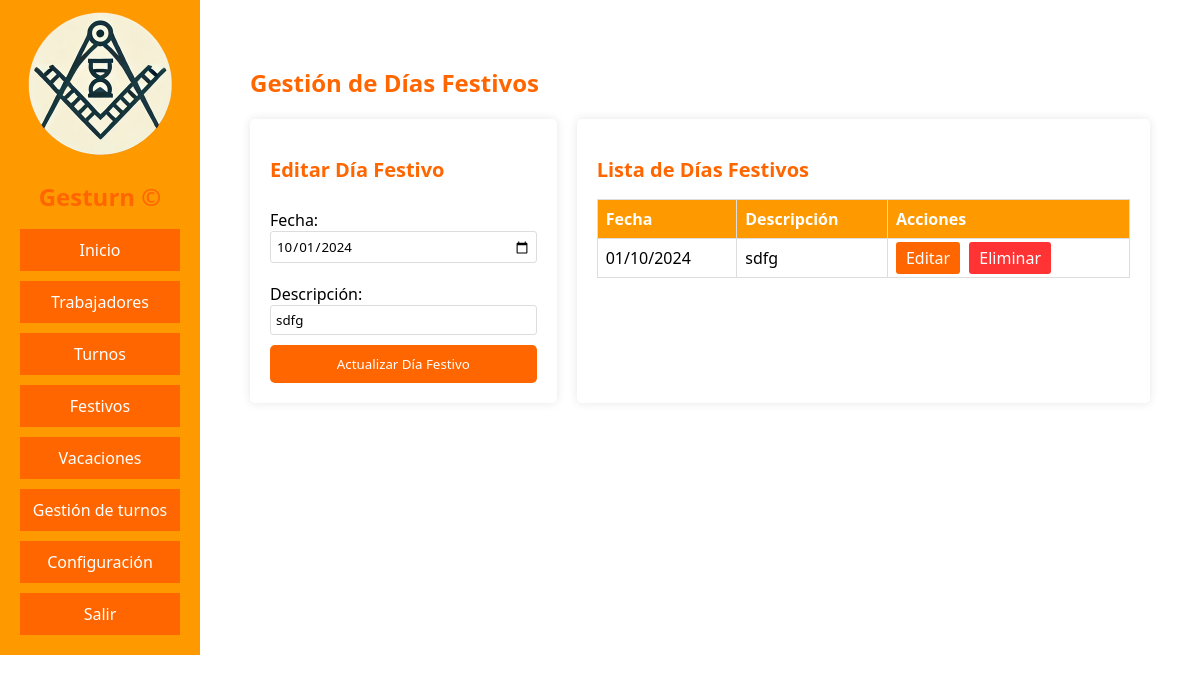
Screenshot of /festivos.php?accion=editar&id=3 (signed in) with the database file from the repository.
### tables this page shows
CREATE TABLE `festivos` (
  `id` int(11) NOT NULL,
  `fecha` date NOT NULL,
  `descripcion` varchar(100) DEFAULT NULL
);

### controllers/festivos.php (called while the page is built, shortened)
<?php
require_once('models/festivos.php');
$festivos = obtener_festivos();
$festivo_editar = null;
if (isset($_GET['accion'])) {
    switch ($_GET['accion']) {
        case 'editar':
            if (isset($_GET['id'])) {
                $festivo_editar = obtener_festivo($_GET['id']);
            }
            break;
    }
}
require_once('views/festivos.php');
?>

### festivos.php (called while the page is built, shortened)
<?php
require_once("includes/funciones.php");
require_once('controllers/festivos.php');
?>

### models/festivos.php (called while the page is built, shortened)
<?php
$host = 'localhost';
$dbname = 'gesturn';
$user = 'root';
$pass = '';
function conectar() {
    global $host, $user, $pass, $dbname;
    return new mysqli($host, $user, $pass, $dbname);
}
function obtener_festivos() {
    $conexion = conectar();
    $sql = "SELECT * FROM festivos ORDER BY fecha";
    $resultado = $conexion->query($sql);
    $festivos = [];
    while ($fila = $resultado->fetch_assoc()) {
        $festivos[] = $fila;
    }
    return $festivos;
}
function obtener_festivo($id) {
    $conexion = conectar();
    $sql = "SELECT * FROM festivos WHERE id = ?";
    $stmt = $conexion->prepare($sql);
    $stmt->bind_param("i", $id);
    $stmt->execute();
    $resultado = $stmt->get_result();
    $festivo = $resultado->fetch_assoc();
    return $festivo;
}
?>

### views/festivos.php (the view, shortened to what this page needs)
?><!DOCTYPE html>
<html lang="es">
<head>
    <link rel="stylesheet" href="css/estilos.css">
</head>
<body>
    <div id="web">
        <header>
            <img src="images/logo-gesturn.png" alt="Gesturn - Gestión de turnos de empresa">
            <h1>Gesturn &copy;</h1>
        </header>
        <main>
            <h1>Gestión de Días Festivos</h1>
            <div class="contenedor-festivos">
                <div class="formulario-festivo">
                    <h2><?php echo $festivo_editar ? 'Editar Día Festivo' : 'Agregar Nuevo Día Festivo'; ?></h2>
                    <form action="" method="POST">
                        <label for="fecha">Fecha:</label>
                        <input type="date" id="fecha" name="fecha" value="<?php echo $festivo_editar ? $festivo_editar['fecha'] : ''; ?>" required>
                        <label for="descripcion">Descripción:</label>
                        <input type="text" id="descripcion" name="descripcion" value="<?php echo $festivo_editar ? $festivo_editar['descripcion'] : ''; ?>" required>
                        <button type="submit"><?php echo $festivo_editar ? 'Actualizar' : 'Agregar'; ?> Día Festivo</button>
                    </form>
                </div>
                <div class="lista-festivos">
                    <h2>Lista de Días Festivos</h2>
                    <table>
                        <thead>
                            <tr>
                                <th>Fecha</th>
                                <th>Descripción</th>
                                <th>Acciones</th>
                            </tr>
                        </thead>
                        <tbody>
                            <?php foreach ($festivos as $festivo): ?>
                                <tr>
                                    <td><?php echo date('d/m/Y', strtotime($festivo['fecha'])); ?></td>
                                    <td><?php echo $festivo['descripcion']; ?></td>
                                    <td>
                                        <a href="?accion=editar&id=<?= $festivo['id']; ?>" class="boton-editar">Editar</a>
                                        <a href="?accion=eliminar&id=<?= $festivo['id']; ?>" class="boton-eliminar" onclick="return confirm('¿Estás seguro de que quieres eliminar este día festivo?');">Eliminar</a>
                                    </td>
                                </tr>
                            <?php endforeach; ?>
                        </tbody>
                    </table>
                </div>
            </div>
        </main>
    </div>
</body>
</html>

### css/estilos.css (style rules this page uses)
* { color: black; font-family: 'Segoe UI', Tahoma, Geneva, Verdana, sans-serif; box-sizing: border-box; }
body { margin: 0; padding: 0; }
h1, h2, h3, a { color: #ff6600; }
h1 { font-size: 24px; }
h2 { font-size: 20px; }
a { text-decoration: none; }
#contenedor, #web { width: 100%; height: 100%; margin: 0; padding: 0; display: flex; justify-content: center; }
#web { align-items: start; }
header { text-align: center; background-color: #ff9900; color: #fff; padding: 10px; flex: 2; }
header img { width: 150px; }
main { flex: 10; padding: 50px; }
input { border: 1px solid #ff9900; }
input[type="submit"], input[type="button"], button { background-color: #ff6600; color: white; border: none; padding: 10px 20px; cursor: pointer; border-radius: 5px; }
table { width: 100%; border-collapse: collapse; }
th, td { border: 1px solid #ddd; padding: 8px; text-align: left; }
th { background-color: #ff9900; color: white; }
.boton-editar, .boton-eliminar { padding: 5px 10px; border-radius: 3px; text-decoration: none; color: white; margin-right: 5px; cursor: pointer; }
.boton-editar { background-color: #ff6600; }
.boton-eliminar { background-color: #ff3333; }
.contenedor-festivos { display: flex; gap: 20px; margin-top: 20px; }
.formulario-festivo, .lista-festivos { background-color: #fff; padding: 20px; border-radius: 5px; box-shadow: 0 0 10px rgba(0,0,0,0.1); }
.formulario-festivo { flex: 1; }
.lista-festivos { flex: 2; }
.formulario-festivo form { display: flex; flex-direction: column; }
.formulario-festivo label { margin-top: 10px; }
.formulario-festivo input[type="date"], .formulario-festivo input[type="text"] { width: 100%; margin-bottom: 10px; padding: 5px; border: 1px solid #ddd; border-radius: 3px; }

### rows the page displays
festivos: fecha "10/01/2024", descripcion "sdfg", fecha "01/10/2024"
